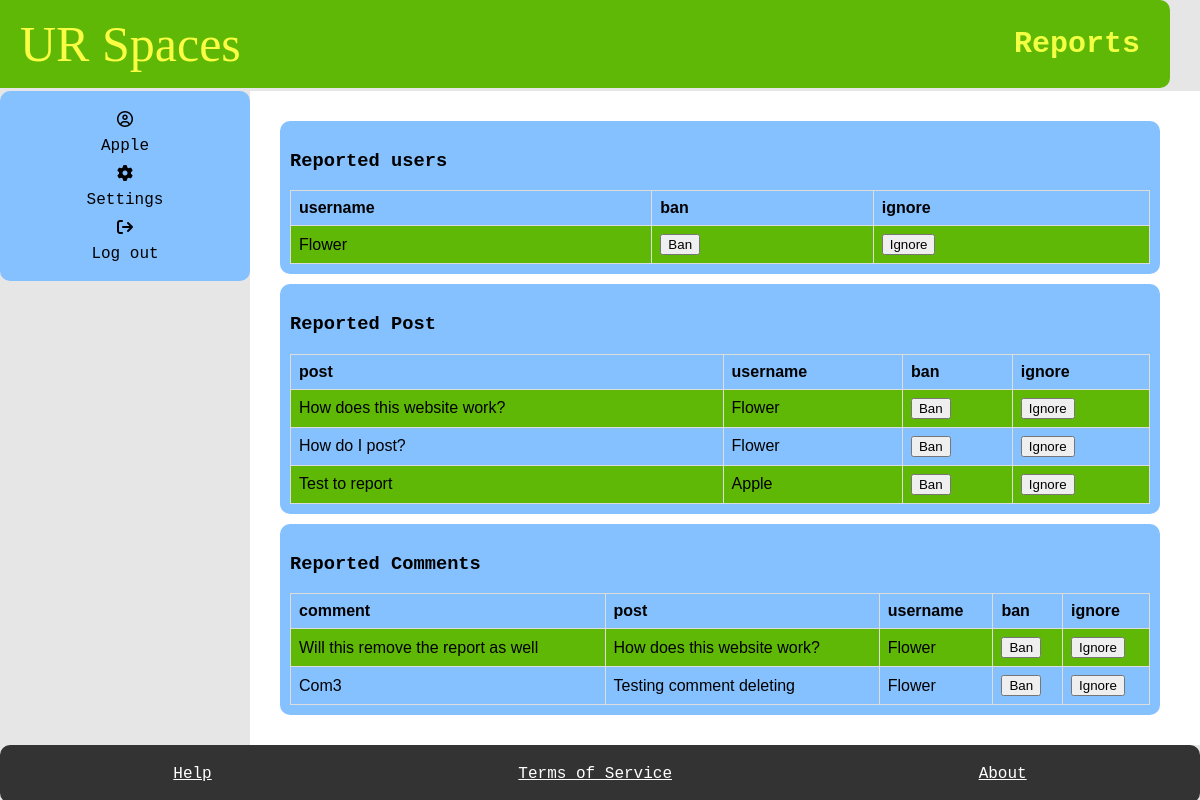
Page /report/ (signed in) on the earlier database version.
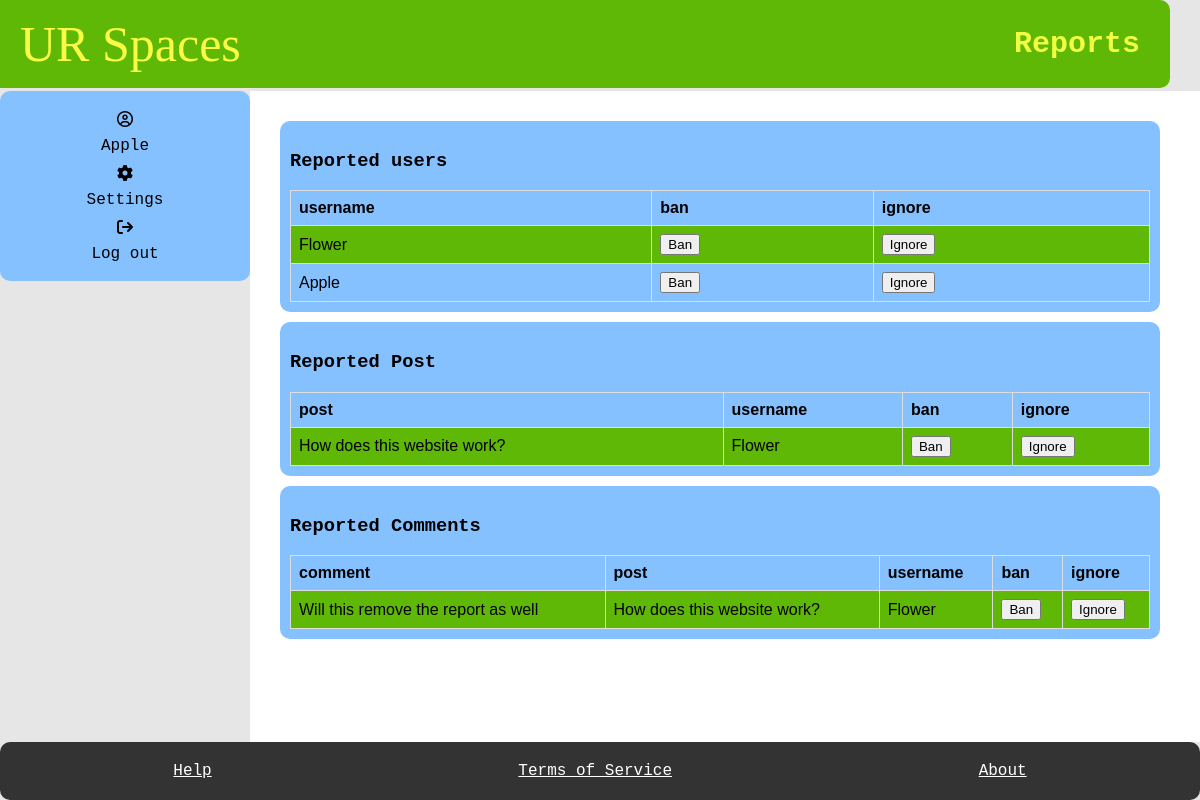
Same page on the later database version.
### myapp/models.py (models this page shows, shortened)
class Student(models.Model):
    User_ID = models.ForeignKey(User, on_delete=models.CASCADE)
    bio = models.TextField(default="Please add bio in settings", blank=True)
    banned = models.BooleanField(default=False)
    avatar =ResizedImageField(size=[50, 80], quality=100, upload_to="authors", default=None, null=True, blank=True)
    reported = models.BooleanField(default=False)
    slug = models.SlugField(max_length=400, unique=True, blank=True)
    def get_url(self):
        return reverse("user", kwargs={
            "slug":self.slug
        })

class Posts(models.Model):
    User_ID = models.ForeignKey(Student, on_delete=models.CASCADE)
    SubForum_ID = models.ForeignKey(SubForum, default= 1, on_delete=models.CASCADE)
    post_name = models.TextField(max_length=400)
    contents = models.TextField()
    count_likes = models.IntegerField(default=0, blank=True, )
    locked = models.BooleanField(default=False)
    pin = models.BooleanField(default=False)
    reported = models.BooleanField(default=False)
    post_date = models.DateTimeField(auto_now_add=True)
    slug = models.SlugField(max_length=400, unique=True, blank=True)
    likes = models.ManyToManyField(User, related_name="post_like")
    def get_url(self):
        return reverse("posts", kwargs={
            "slug":self.slug
        })

class Comment(models.Model):
    Post_ID = models.ForeignKey(Posts, on_delete=models.CASCADE)
    User_ID = models.ForeignKey(Student, on_delete=models.CASCADE)
    count_likes = models.IntegerField(default=0)
    pin = models.BooleanField(default=False)
    reported = models.BooleanField(default=False)
    com_contents = models.TextField(max_length=500)
    com_date = models.DateTimeField(auto_now_add=True)
    likes = models.ManyToManyField(User, related_name="comment_like")

### myapp/views.py (the view)
# urls.py: path("report/", report, name="report"),
@login_required
def report(request, pk=None):
    students = Student.objects.filter(reported=True, banned=False)
    posts = Posts.objects.filter(reported=True, User_ID__banned =False)
    comments = Comment.objects.filter(reported=True, User_ID__banned =False)
    if "banUser_btn" in request.POST:
        banUser = Student.objects.get(pk=pk)
        banUser.banned = True
        banUser.save()
        return redirect("report")
    if "ignoreUser_btn" in request.POST:
        ignoreUser = Student.objects.get(pk=pk)
        ignoreUser.reported = False
        ignoreUser.save()
        return redirect("report")
    if "banUserPost_btn" in request.POST:
        postUser = Posts.objects.get(pk=pk)
        banUser = Student.objects.get(pk= postUser.User_ID.pk)
        banUser.banned = True
        banUser.save()
        return redirect("report")
    if "ignorePost_btn" in request.POST:
        ignorePost = Posts.objects.get(pk=pk)
        ignorePost.reported = False
        ignorePost.save()
        return redirect("report")
    if "banUserComment_btn" in request.POST:
        commentUser = Comment.objects.get(pk=pk)
        banUser = Student.objects.get(pk = commentUser.User_ID.pk)
        banUser.banned = True
        banUser.save()
        return redirect("report")
    if "ignoreComment_btn" in request.POST:
        ignoreComment = Comment.objects.get(pk=pk)
        ignoreComment.reported = False
        ignoreComment.save()
        return redirect("report")
    context = {
        "students": students,
        "posts":posts,
        "comments": comments,
    }
    return render(request, "report.html", context)

### myapp/templates/report.html (shortened to what this page needs)
{% extends 'base.html' %}
    {% block title %}
    <h1>Reports</h1>
    {% endblock %}
    {% block content %}
    <main>
        <section class="box" >
        <h3>Reported users</h3>
            <table style="width:100%">
                <tr>
                  <th>username</th>
                  <th>ban</th>
                  <th>ignore</th>
                </tr>
                {% for student in students%}
                <tr>
                  <td><a href="{{student.get_url}}">{{student.User_ID.username}}</a></td>
                  <form action="{% url 'report_update' student.id %}" method="POST" onsubmit="return confirmBanUser(event)">
                  <td><button type="submit" name="banUser_btn">Ban</button></td>
                  <td><button type="submit" name="ignoreUser_btn">Ignore</button></td>
                  </form>
                </tr>
                {% endfor %}
            </table>
        </section>
        <section class="box" >
            <h3>Reported Post</h3>
            <table style="width:100%">
                <tr>
                  <th>post</th>
                  <th>username</th>
                  <th>ban</th>
                  <th>ignore</th>
                </tr>
                {% for post in posts%}
                <tr>
                  <td><a href="{{post.get_url}}">{{post.post_name}}</a></td>
                  <td><a href="{{post.User_ID.get_url}}">{{post.User_ID.User_ID.username}}</a></td>
                  <form action="{% url 'report_update' post.id %}" method="POST" onsubmit="return confirmBanUser(event)">
                  <td><button type="submit" name="banUserPost_btn">Ban</button></td>
                  <td><button type="submit" name="ignorePost_btn">Ignore</button></td>
                  </form>
                </tr>
                {%endfor%}
            </table>
        </section>
        <section class="box" >
            <h3>Reported Comments</h3>
             <table style="width:100%">
                <tr>
                    <th>comment</th>
                    <th>post</th>
                    <th>username</th>
                    <th>ban</th>
                    <th>ignore</th>
                </tr>
                {%for comment in comments%}
                <tr>
                    <td><span> {{comment.com_contents}} </span></td>
                    <td><a href="{{comment.Post_ID.get_url}}">{{comment.Post_ID.post_name}} </a></td>
                    <td><a href="{{comment.User_ID.get_url}}">{{comment.User_ID.User_ID.username}}</a></td>
                    <form action="{% url 'report_update' comment.id %}" method="POST" onsubmit="return confirmBanUser(event)">
                    <td><button type="submit" name="banUserComment_btn">Ban</button></td>
                    <td><button type="submit" name="ignoreComment_btn">Ignore</button></td>
                    </form>
                </tr>
                {% endfor %}
            </table>
        </section>
    </main>
    {% endblock %}

Differences in the rows shown:
no longer on this page (row edited): Posts: post_name "How do I post?", User_ID.User_ID.username "Flower"
no longer on this page (row edited): Posts: post_name "Test to report", User_ID.User_ID.username "Apple"
no longer on this page (row edited): Comment: com_contents "Com3", Post_ID.post_name "Testing comment deleting", User_ID.User_ID.username "Flower"
now on this page (row edited): Student: User_ID.username "Apple"
